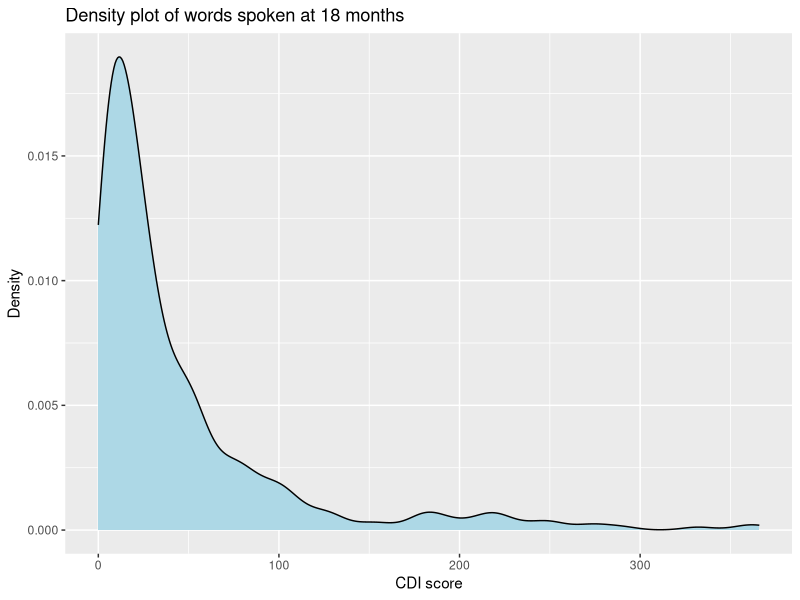

The R source for this figure: (Note: this script raises an error after producing the figure.)
## ---- chunk 1
#set working directory
setwd("C:/Users/piyal/OneDrive/Desktop/R/PSY6009/PSY6009")

#loading libraries
library("here")
library("readr")
library("tidyverse")
library("lubridate")
library("lme4")
library("AER")

#loading trial dataset
trial_data <- read_csv("data/dissertation_data.csv", col_types = cols(  
  participant = col_number(),
  age_of_caregiver = col_factor(),
  sex_of_child = col_factor(),
  caregiver_education = col_factor(),
  condition = col_factor(),
  baseline_asq = col_factor(),
  cdi_18m = col_integer(),
  click_number = col_integer(),
  "Possible clicks before 24m survey" = col_integer(),
  IMD = col_integer()
))




#loading dataset with individual ASQ responses
asq_data <- read_csv("data/Piyali_data WITH CONDITION  - ASQ baseline.csv")



#Renaming ASQ dataset
asq_clean <- asq_data %>% 
  rename(participant = "P number",
         c_high_pitch = "Does your baby make high pitched squeals?",
         c_deep_tone = "When playing with sounds, does your baby make grunting, growling or other deep-toned sounds?",
         c_responds_call = "If you call your baby when you are out of sight, does she look in the direction of your voice?",
         c_responds_noise = "When a loud noise occurs, does your baby turn to see where the sound came from?",
         c_sounds = "Does your baby make sounds like \"da\", \"ga\", \"ka\" and \"ba\"?",
         c_imitate = "If you copy the sounds your baby makes, does your baby repeat the same sounds back to you?",
         gm_lift_legs = "While your baby is on his back, does your baby lift his legs high enough to see his feet?",
         gm_lift_chest = "When your baby is on her tummy, does she straighten both arms and push her whole chest off the bed or floor?",
         gm_roll = "Does your baby roll from his back to his tummy, getting both arms out from under him?",
         gm_lean_sit = "When you put your baby on the floor, does she lean on her hands while sitting? (if she already sits up straight without leaning on her hands, mark yes for this item.)",
         gm_standing = "If you hold out both hands just to balance your baby, does he support his own weight while standing?",
         gm_crawl = "Does your baby get into a crawling position by getting up on her hands and knees?",
         
         fm_grab = "Does your baby grab a toy you offer and look at it, wave it about, or chew on it for about 1 minute?",
         fm_grasp = "Does your baby reach for or grasp a toy using both hands at once?",
         fm_reach_small = "Does your baby reach for a crumb or cheerio and touch it with his finger or hand? (if he already picks up a small object the size of a pea, mark 'yes' for this question",  
         fm_pick_toy = "Does your baby pick up a small toy, holding it in the center of her hand with her fingers around it?",
         fm_pick_small = "Does your baby try to pick up a crumb or cheerio by using his thumb and all of his fingers in a raking motion, even if he isn't able to pick it up? (If he already picks up the crumb or cheerio, mark yes for this item)",
         fm_pickup_onehand = "Does your baby pick up a small toy with only one hand?",
         
         ps_reach_front = "When a toy is in front of your baby, does she reach for it with both hands?",
         ps_look = "When your baby is on his back, does he turn his head to look for a toy when he drops it? (if he already picks it up, mark yes for this question)",
         ps_reach_back = "When your baby is on her back, does she try to get a toy she has dropped if she can see it?",
         ps_mouth = "Does your baby pick up a toy and put it in his mouth?",
         ps_pass = "Does your baby pass a toy back and forth from one hand to the other?",
         ps_bang = "Does your baby play by banging a toy up and down on the floor or table?",
         persoc_mirror_smile = "When in front of a large mirror, does your baby smile or coo at herself?",
         persoc_strangers = "Does your baby act differently toward strangers than he does with you and other familiar people? (Reactions to strangers may include staring, frowning, withdrawing or crying)",
         persoc_foot = "While lying on her back, does your baby play by grabbing her foot?",
         persoc_mirror_reach = "When in front of a large mirror, does your baby reach out to pat the mirror?",
         persoc_foot_mouth = "While your baby is on his back, does he put his foot in his mouth?",
         persoc_toy = "Does your baby try to get a toy that is out of reach? (She may roll, pivot on her tummy or crawl to get it)")





#scoring the ASQ subscales

## scoring communication items
asq_clean <- asq_clean %>% 
  mutate(comm_item1 = ifelse(asq_clean$c_high_pitch == "Yes", 10, 
                        ifelse(asq_clean$c_high_pitch == "Sometimes", 5, 0))) %>% 
  
  mutate(comm_item2 = ifelse(asq_clean$c_deep_tone == "Yes", 10, 
                        ifelse(asq_clean$c_deep_tone == "Sometimes", 5, 0))) %>%
  
  mutate(comm_item3 = ifelse(asq_clean$c_responds_call == "Yes", 10, 
                        ifelse(asq_clean$c_responds_call == "Sometimes", 5, 0))) %>%
  
  mutate(comm_item4 = ifelse(asq_clean$c_responds_noise == "Yes", 10, 
                        ifelse(asq_clean$c_responds_noise == "Sometimes", 5, 0))) %>%
  
  mutate(comm_item5 = ifelse(asq_clean$c_sounds == "Yes", 10, 
                        ifelse(asq_clean$c_sounds == "Sometimes", 5, 0))) %>%
  
  mutate(comm_item6 = ifelse(asq_clean$c_imitate == "Yes", 10, 
                        ifelse(asq_clean$c_imitate == "Sometimes", 5, 0)))

### total communication score

asq_clean$comm_total = rowSums(asq_clean[ , c( "comm_item1", "comm_item2", "comm_item3", "comm_item4", "comm_item5", "comm_item6")], na.rm = TRUE)


## scoring gross motor items
asq_clean <- asq_clean %>% 
  mutate(gmotor_item1 = ifelse(asq_clean$gm_lift_legs == "Yes", 10, 
                        ifelse(asq_clean$gm_lift_legs == "Sometimes", 5, 0))) %>% 
  
  mutate(gmotor_item2 = ifelse(asq_clean$gm_lift_chest == "Yes", 10, 
                        ifelse(asq_clean$gm_lift_chest == "Sometimes", 5, 0))) %>%
  
  mutate(gmotor_item3 = ifelse(asq_clean$gm_roll == "Yes", 10, 
                        ifelse(asq_clean$gm_roll == "Sometimes", 5, 0))) %>%
  
  mutate(gmotor_item4 = ifelse(asq_clean$gm_lean_sit == "Yes", 10, 
                        ifelse(asq_clean$gm_lean_sit == "Sometimes", 5, 0))) %>%
  
  mutate(gmotor_item5 = ifelse(asq_clean$gm_standing == "Yes", 10, 
                        ifelse(asq_clean$gm_standing == "Sometimes", 5, 0))) %>%
  
  mutate(gmotor_item6 = ifelse(asq_clean$gm_crawl == "Yes", 10, 
                        ifelse(asq_clean$gm_crawl == "Sometimes", 5, 0)))

### total gross motor score

asq_clean$gmotor_total = rowSums(asq_clean[ , c( "gmotor_item1", "gmotor_item2", "gmotor_item3", "gmotor_item4", "gmotor_item5", "gmotor_item6")], na.rm = TRUE)

         
##scoring fine motor items

asq_clean <- asq_clean %>% 
  mutate(fmotor_item1 = ifelse(asq_clean$fm_grab == "Yes", 10, 
                        ifelse(asq_clean$fm_grab == "Sometimes", 5, 0))) %>% 
  
  mutate(fmotor_item2 = ifelse(asq_clean$fm_grasp == "Yes", 10, 
                        ifelse(asq_clean$fm_grasp == "Sometimes", 5, 0))) %>%
  
  mutate(fmotor_item3 = ifelse(asq_clean$fm_reach_small == "Yes", 10, 
                        ifelse(asq_clean$fm_reach_small == "Sometimes", 5, 0))) %>%
  
  mutate(fmotor_item4 = ifelse(asq_clean$fm_pick_toy == "Yes", 10, 
                        ifelse(asq_clean$fm_pick_toy == "Sometimes", 5, 0))) %>%
  
  mutate(fmotor_item5 = ifelse(asq_clean$fm_pick_small == "Yes", 10, 
                        ifelse(asq_clean$fm_pick_small == "Sometimes", 5, 0))) %>%
  
  mutate(fmotor_item6 = ifelse(asq_clean$fm_pickup_onehand == "Yes", 10, 
                        ifelse(asq_clean$fm_pickup_onehand == "Sometimes", 5, 0)))

### total fine motor score

asq_clean$fmotor_total = rowSums(asq_clean[ , c( "fmotor_item1", "fmotor_item2", "fmotor_item3", "fmotor_item4", "fmotor_item5", "fmotor_item6")], na.rm = TRUE)



## scoring problem solving items

asq_clean <- asq_clean %>% 
  mutate(ps_item1 = ifelse(asq_clean$ps_reach_front == "Yes", 10, 
                        ifelse(asq_clean$ps_reach_front == "Sometimes", 5, 0))) %>% 
  
  mutate(ps_item2 = ifelse(asq_clean$ps_look == "Yes", 10, 
                        ifelse(asq_clean$ps_look == "Sometimes", 5, 0))) %>%
  
  mutate(ps_item3 = ifelse(asq_clean$ps_reach_back == "Yes", 10, 
                        ifelse(asq_clean$ps_reach_back == "Sometimes", 5, 0))) %>%
  
  mutate(ps_item4 = ifelse(asq_clean$ps_mouth == "Yes", 10, 
                        ifelse(asq_clean$ps_mouth == "Sometimes", 5, 0))) %>%
  
  mutate(ps_item5 = ifelse(asq_clean$ps_pass == "Yes", 10, 
                        ifelse(asq_clean$ps_pass == "Sometimes", 5, 0))) %>%
  
  mutate(ps_item6 = ifelse(asq_clean$ps_bang == "Yes", 10, 
                        ifelse(asq_clean$ps_bang == "Sometimes", 5, 0)))


### total problem-solving score

asq_clean$ps_total = rowSums(asq_clean[ , c( "ps_item1", "ps_item2", "ps_item3", "ps_item4", "ps_item5", "ps_item6")], na.rm = TRUE)


## scoring personal-social items

asq_clean <- asq_clean %>% 
  mutate(persoc_item1 = ifelse(asq_clean$persoc_mirror_smile == "Yes", 10, 
                        ifelse(asq_clean$persoc_mirror_smile == "Sometimes", 5, 0))) %>% 
  
  mutate(persoc_item2 = ifelse(asq_clean$persoc_strangers == "Yes", 10, 
                        ifelse(asq_clean$persoc_strangers == "Sometimes", 5, 0))) %>%
  
  mutate(persoc_item3 = ifelse(asq_clean$persoc_foot == "Yes", 10, 
                        ifelse(asq_clean$persoc_foot == "Sometimes", 5, 0))) %>%
  
  mutate(persoc_item4 = ifelse(asq_clean$persoc_mirror_reach == "Yes", 10, 
                        ifelse(asq_clean$persoc_mirror_reach == "Sometimes", 5, 0))) %>%
  
  mutate(persoc_item5 = ifelse(asq_clean$persoc_foot_mouth == "Yes", 10, 
                        ifelse(asq_clean$persoc_foot_mouth == "Sometimes", 5, 0))) %>%
  
  mutate(persoc_item6 = ifelse(asq_clean$persoc_toy == "Yes", 10, 
                        ifelse(asq_clean$persoc_toy == "Sometimes", 5, 0)))

### total personal-social score

asq_clean$persoc_total = rowSums(asq_clean[ , c( "persoc_item1", "persoc_item2", "persoc_item3", "persoc_item4", "persoc_item5", "persoc_item6")], na.rm = TRUE)





## adding the total asq scores to the trial_data dataframe

trial_data <- trial_data %>% 
  left_join(select(asq_clean, participant, comm_total, gmotor_total, fmotor_total, ps_total, persoc_total),
            by = "participant")


#cleaning the final trial dataset
trial_clean <- trial_data %>% 
  mutate(participant = as.factor(participant)) %>% 
  mutate(DOB = as.Date(DOB, format = "%d/%m/%Y")) %>%                 #changing string to date
  mutate(age_of_child = as.numeric(difftime(Sys.Date(), DOB, units = "days")/ 30.44)) %>% 
  mutate(caregiver_education = as.factor(caregiver_education)) %>% 
  mutate(sex_of_caregiver = as.factor(sex_of_caregiver)) %>% 
  filter(!grepl("^105", participant)) %>%     #deleting participant not randomised
  rename(total_clicks = "Possible clicks before 24m survey") %>% 
  filter(IMD <= 5) %>%  #removing IMD measures from outside England
  mutate(IMD = as.factor(IMD))
  

#dealing with missing data

##visualising NA values

na_counts <- colSums(is.na(trial_clean))

na_data <- data.frame(variable = names(na_counts), na_count = na_counts)

#cdi_18m has the maximum number of missing values (35)

trial_clean <- na.omit(trial_clean)
  
## ---- chunk 2

##density plot of CDI scores
ggplot(trial_clean, aes(x = cdi_18m)) + 
  geom_density(fill = "lightblue") +
  labs(title = "Density plot of words spoken at 18 months",
       x = "CDI score",
       y = "Density")

##check if distribution is Poisson
poisson_model <- glm(cdi_18m ~ 1, family = poisson, data = trial_clean)

dispersiontest(poisson_model)

##there appears to be overdispersion, hence negative binomial regression will be fitted going ahead
## ---- chunk 3
##null model

m0 <- glm.nb(cdi_18m ~ scale(age_of_child,scale=FALSE) + condition, data = trial_clean)

## ---- chunk 4
#Generate compliance score compliance_ps:

m_adherence <-  glm.nb(click_number ~ sex_of_child + age_of_child + comm_total + gmotor_total + fmotor_total + IMD + offset(log(total_clicks)), data=trial_clean[trial_clean$condition == 1,])




#The continuous propensity score will then be generated for all participants in both arms of the trial

trial_clean$adherence_ps=predict(m_adherence,trial_clean,type="response")

#The next step will be to fit the model with compliance as a continuous variable

m_adherence_mod = glm.nb(cdi_18m ~ condition*adherence_ps, data = trial_clean)

#comparing m_compliance_mod and M0

anova(m0, m_adherence_mod)

## ---- chunk 5
